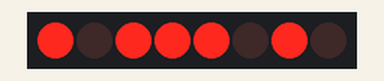
The sketch below on a simulated Arduino Uno, built with avr-gcc and run on an emulated ATmega328P. Parts: 8 shift-register outputs drawn as a row of LEDs (first output left, lit = HIGH). Wiring (inferred from the names in the program): shift register (74HC595): data pin 13; shift clock pin 11; latch pin 12. Wiring (inferred from the signals the program sends): row of LEDs: on Q0, Q1, Q2, Q3, Q4, Q5, Q6, Q7.

Above: at 0.5 s.
At 1.1 s:
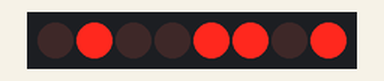
At 1.3 s:
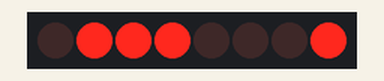
At 3.1 s:
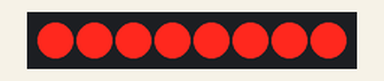
Timing chart, 0 to 3.7 s (numbered marks = the images above):
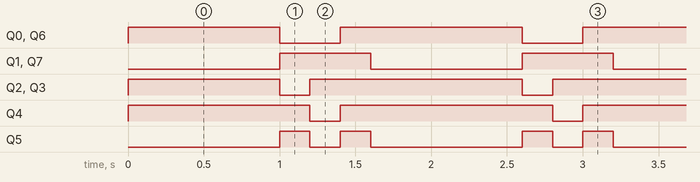

The sketch:

sketch_aug18a.ino
```cpp
const int clockPin = 11;
const int latchPin = 12;
const int dataPin = 13;

void setup() {
  // put your setup code here, to run once:
  pinMode(clockPin, OUTPUT);
  pinMode(latchPin, OUTPUT);
  pinMode(dataPin, OUTPUT);

}

void loop() {
  // put your main code here, to run repeatedly:
  digitalWrite(latchPin, LOW);
  shiftOut(dataPin, clockPin, LSBFIRST, B10111010 );
  digitalWrite(latchPin, HIGH);
  delay(1000);

  digitalWrite(latchPin, LOW);
  shiftOut(dataPin, clockPin, LSBFIRST, B01001101 );
  digitalWrite(latchPin, HIGH);
  delay(200);

  digitalWrite(latchPin, LOW);
  shiftOut(dataPin, clockPin, LSBFIRST, B01110001 );
  digitalWrite(latchPin, HIGH);
  delay(200);

  digitalWrite(latchPin, LOW);
  shiftOut(dataPin, clockPin, LSBFIRST, B11111111 );
  digitalWrite(latchPin, HIGH);
  delay(200);

}
```

Measured:
- by itself, Q0, Q6: repeats every 1.6 s: LOW 0.40 s, HIGH 1.2 s
- by itself, Q1, Q7: alternates HIGH for 0.60 s and LOW for 1.0 s
- by itself, Q2, Q3: repeats every 1.6 s: LOW 0.20 s, HIGH 1.4 s
- by itself, Q4: alternates HIGH for 1.4 s and LOW for 0.20 s
- by itself, Q5: repeats every 1.6 s: LOW 0.20 s, HIGH 0.20 s, LOW 1.0 s, HIGH 0.20 s
